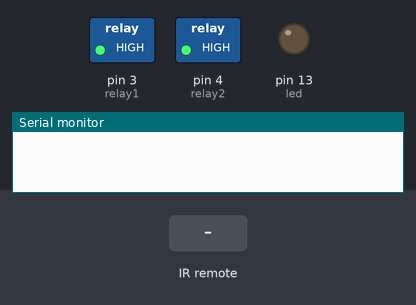
Bench run of a sketch on a simulated Arduino Uno, built with avr-gcc and run on an emulated ATmega328P. Parts: switched loads named in the sketch (green lamp = pin HIGH), output pins drawn as LEDs (lit = HIGH), the last lines printed to the serial monitor. Dashed ring = blinking. The inputs (shaded band) are chosen by the test bench.

Above: at 1.2 s.
1.3 s: infrared code 0x707000FF received
At 2.5 s:
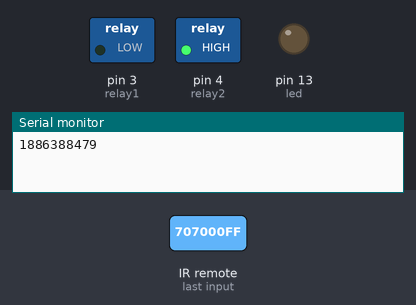
4.3 s: infrared code 0x7070C03F received
At 4.51 s:
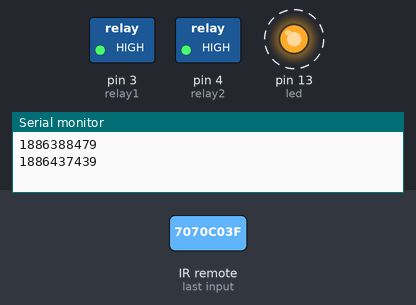
7.3 s: infrared code 0x7070807F received
At 8.2 s:
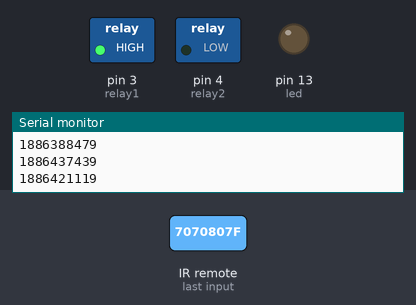
10.3 s: infrared code 0x707000FF received
At 11.7 s:
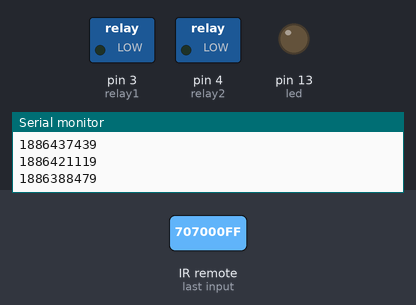
13.3 s: infrared code 0x707020DF received
At 13.51 s:
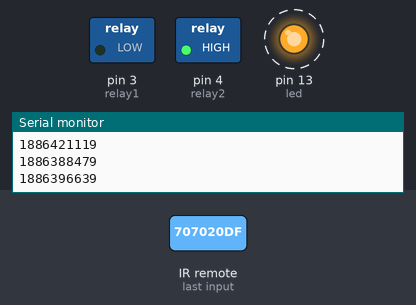
Timing chart, 0 to 16.3 s (numbered marks = the images above; inputs shaded):
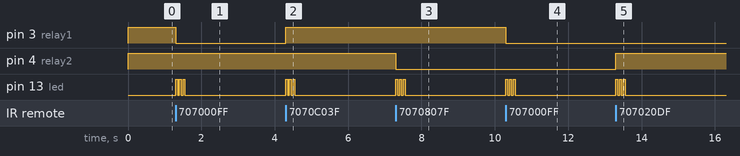

The sketch:

IR_Code.ino
```cpp
/*email-mukulwadhokar@gmail.com*/

#include <IRremote.h>

int IRpin = 9;  // pin for the IR sensor
int led = 13;
int relay1=3; //relay pin 3
int dt=50; //delay time to blink an led
int relay2=4;// Relay 2 pin 4
IRrecv irrecv(IRpin);
decode_results results;  //store the recieved signal in results
void setup()
{
   pinMode(led, OUTPUT);
   pinMode(relay1,OUTPUT);
   pinMode(relay2,OUTPUT);
   digitalWrite(relay1,HIGH);   // pinmode for relay is initially set to high coz of its active low config
   digitalWrite(relay2,HIGH);
   Serial.begin(9600);
  irrecv.enableIRIn();                      // Start the receiver
}

void loop() {
  if (irrecv.decode(&results)) {
    Serial.println(results.value);
    irrecv.resume();

  if(results.value== 1886388479) // turn ON relay1 (relay is active low)
  {
             digitalWrite(relay1,LOW);
             blinkLed();

  }
  else if(results.value == 1886437439) // Your OFF button value
  {

             digitalWrite(relay1,HIGH);
             blinkLed();
             }
    else if(results.value == 1886396639 ) // turn off relay 2
  {

             digitalWrite(relay2,HIGH);
             blinkLed();
  }
      else if(results.value ==  1886421119) // turn on relay 2
  {

             digitalWrite(relay2,LOW);
             blinkLed();
  }
                              }
 }
 void blinkLed(){                  // this function is optional, it is for the purpose of trouble shooting
  digitalWrite(led,HIGH);
    delay(dt);
    digitalWrite(led,LOW);
    delay(dt);
    digitalWrite(led,HIGH);
    delay(dt);
    digitalWrite(led,LOW);
    delay(dt);
    digitalWrite(led,HIGH);
    delay(dt);
    digitalWrite(led,LOW);
    delay(dt);
 }
```

Measured:
- after the input at 1.3 s, pin 3 (relay1): HIGH → LOW at once; pin 13 (led): alternates HIGH for 0.05 s and LOW for 0.05 s, 6 changes in all, then stays LOW, starting at once
- after the input at 4.3 s, pin 3 (relay1): LOW → HIGH at once; pin 13 (led): alternates HIGH for 0.05 s and LOW for 0.05 s, 6 changes in all, then stays LOW, starting at once
- after the input at 7.3 s, pin 4 (relay2): HIGH → LOW at once; pin 13 (led): alternates HIGH for 0.05 s and LOW for 0.05 s, 6 changes in all, then stays LOW, starting at once
- after the input at 10.3 s, pin 3 (relay1): HIGH → LOW at once; pin 13 (led): alternates HIGH for 0.05 s and LOW for 0.05 s, 6 changes in all, then stays LOW, starting at once
- after the input at 13.3 s, pin 4 (relay2): LOW → HIGH at once; pin 13 (led): alternates HIGH for 0.05 s and LOW for 0.05 s, 6 changes in all, then stays LOW, starting at once
